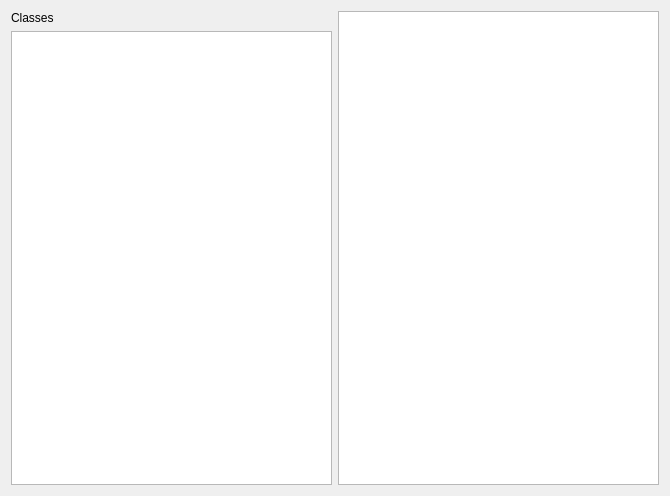
<?xml version="1.0" encoding="UTF-8"?>
<ui version="4.0">
 <class>labViewGUI</class>
 <widget class="QWidget" name="labViewGUI">
  <property name="geometry">
   <rect>
    <x>0</x>
    <y>0</y>
    <width>670</width>
    <height>496</height>
   </rect>
  </property>
  <property name="windowTitle">
   <string>labViewGUI</string>
  </property>
  <layout class="QHBoxLayout" name="horizontalLayout">
   <item>
    <layout class="QVBoxLayout" name="verticalLayout">
     <item>
      <widget class="QLabel" name="label">
       <property name="text">
        <string>Classes</string>
       </property>
      </widget>
     </item>
     <item>
      <widget class="QTextEdit" name="displayJavaClasses">
       <property name="readOnly">
        <bool>true</bool>
       </property>
      </widget>
     </item>
    </layout>
   </item>
   <item>
    <widget class="QTextEdit" name="displayJavaText">
     <property name="readOnly">
      <bool>true</bool>
     </property>
    </widget>
   </item>
  </layout>
 </widget>
 <layoutdefault spacing="6" margin="11"/>
 <resources/>
 <connections/>
</ui>
